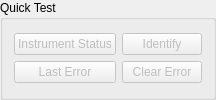
       <widget class="QGroupBox" name="groupBox_2">
        <property name="title">
         <string>Quick Test</string>
        </property>
        <layout class="QVBoxLayout" name="verticalLayout_3">
         <item>
          <layout class="QGridLayout" name="gridLayout">
           <item row="0" column="0">
            <widget class="QPushButton" name="statusButton">
             <property name="enabled">
              <bool>false</bool>
             </property>
             <property name="text">
              <string>Instrument Status</string>
             </property>
             <property name="autoDefault">
              <bool>false</bool>
             </property>
             <property name="default">
              <bool>false</bool>
             </property>
            </widget>
           </item>
           <item row="0" column="1">
            <widget class="QPushButton" name="identifyButton">
             <property name="enabled">
              <bool>false</bool>
             </property>
             <property name="text">
              <string>Identify</string>
             </property>
             <property name="autoDefault">
              <bool>false</bool>
             </property>
             <property name="default">
              <bool>false</bool>
             </property>
            </widget>
           </item>
           <item row="1" column="0">
            <widget class="QPushButton" name="lastErrorButton">
             <property name="enabled">
              <bool>false</bool>
             </property>
             <property name="text">
              <string>Last Error</string>
             </property>
             <property name="autoDefault">
              <bool>false</bool>
             </property>
             <property name="default">
              <bool>false</bool>
             </property>
            </widget>
           </item>
           <item row="1" column="1">
            <widget class="QPushButton" name="clearErrorButton">
             <property name="enabled">
              <bool>false</bool>
             </property>
             <property name="text">
              <string>Clear Error</string>
             </property>
             <property name="autoDefault">
              <bool>false</bool>
             </property>
             <property name="default">
              <bool>false</bool>
             </property>
            </widget>
           </item>
          </layout>
         </item>
        </layout>
       </widget>
